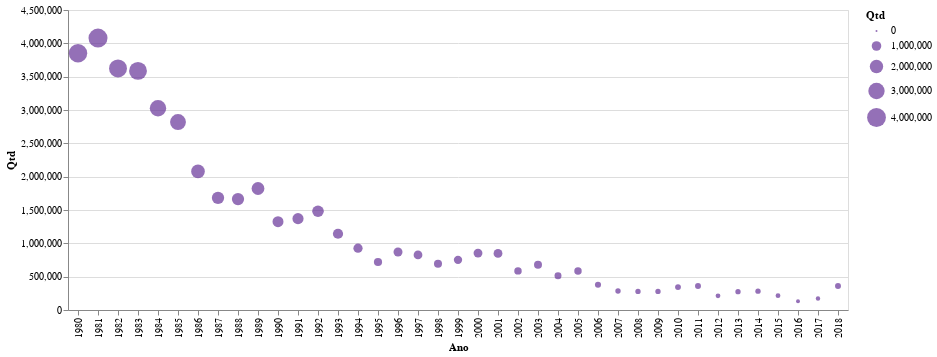

Notebook code for this chart:
### Code cell
alt.Chart(total_sarampo).mark_circle(color='rebeccapurple').encode(
    x='Ano',
    y='Qtd',
    size='Qtd')

### Figure 1 — Vega-Lite specification as saved in the notebook (floating-point values rounded to 4 significant figures)
{"config": {"view": {"continuousWidth": 400, "continuousHeight": 300}}, "data": {"name": "data-52a52d2e3be94f88b5c49462176c5de0"}, "mark": {"type": "circle", "color": "rebeccapurple"}, "encoding": {"size": {"type": "quantitative", "field": "Qtd"}, "x": {"type": "nominal", "field": "Ano"}, "y": {"type": "quantitative", "field": "Qtd"}}, "$schema": "https://vega.github.io/schema/vega-lite/v4.8.1.json", "datasets": {"data-52a52d2e3be94f88b5c49462176c5de0": [{"Ano": "1980", "Qtd": 3852000.0}, {"Ano": "1981", "Qtd": 4078000.0}, {"Ano": "1982", "Qtd": 3624000.0}, {"Ano": "1983", "Qtd": 3586000.0}, {"Ano": "1984", "Qtd": 3027000.0}, {"Ano": "1985", "Qtd": 2820000.0}, {"Ano": "1986", "Qtd": 2079000.0}, {"Ano": "1987", "Qtd": 1683000.0}, {"Ano": "1988", "Qtd": 1664000.0}, {"Ano": "1989", "Qtd": 1822000.0}, {"Ano": "1990", "Qtd": 1325000.0}, {"Ano": "1991", "Qtd": 1370000.0}, {"Ano": "1992", "Qtd": 1481000.0}, {"Ano": "1993", "Qtd": 1144000.0}, {"Ano": "1994", "Qtd": 926800.0}, {"Ano": "1995", "Qtd": 720400.0}, {"Ano": "1996", "Qtd": 870200.0}, {"Ano": "1997", "Qtd": 825700.0}, {"Ano": "1998", "Qtd": 694500.0}, {"Ano": "1999", "Qtd": 752400.0}, {"Ano": "2000", "Qtd": 853500.0}, {"Ano": "2001", "Qtd": 849200.0}, {"Ano": "2002", "Qtd": 586500.0}, {"Ano": "2003", "Qtd": 679900.0}, {"Ano": "2004", "Qtd": 513400.0}, {"Ano": "2005", "Qtd": 585700.0}, {"Ano": "2006", "Qtd": 377600.0}, {"Ano": "2007", "Qtd": 285000.0}, {"Ano": "2008", "Qtd": 278800.0}, {"Ano": "2009", "Qtd": 278600.0}, {"Ano": "2010", "Qtd": 343800.0}, {"Ano": "2011", "Qtd": 359300.0}, {"Ano": "2012", "Qtd": 212400.0}, {"Ano": "2013", "Qtd": 275300.0}, {"Ano": "2014", "Qtd": 282100.0}, {"Ano": "2015", "Qtd": 214800.0}, {"Ano": "2016", "Qtd": 132400.0}, {"Ano": "2017", "Qtd": 173500.0}, {"Ano": "2018", "Qtd": 359900.0}]}}
